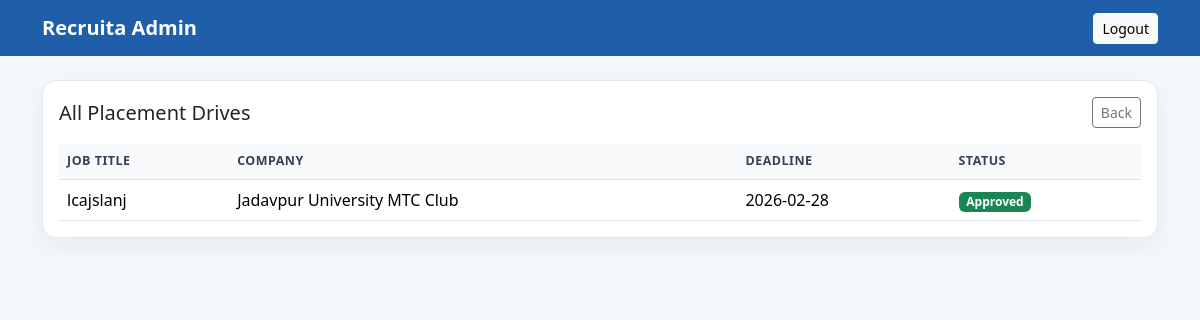
The app's page /admin/drives (signed in), older data.
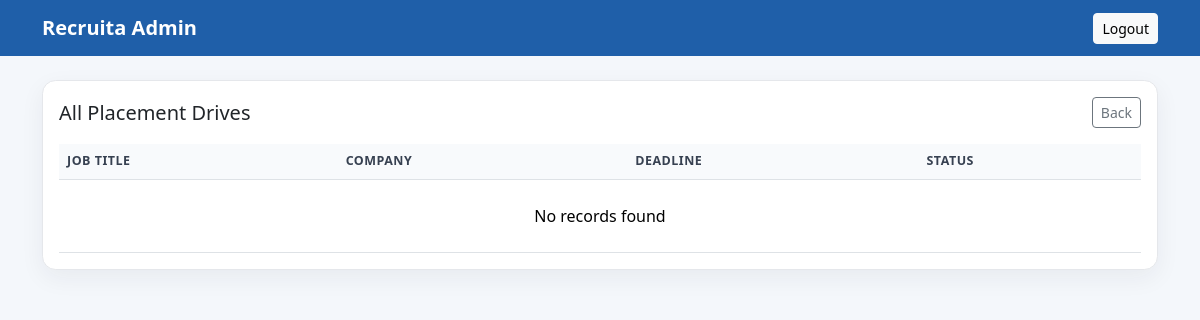
The same page, newer data.
### tables this page shows
CREATE TABLE placement_drives (
                        drive_id INTEGER PRIMARY KEY AUTOINCREMENT,
                        company_id INTEGER NOT NULL,
                        job_title TEXT NOT NULL,
                        job_description TEXT NOT NULL,
                        eligibility_criteria TEXT NOT NULL,
                        application_deadline TEXT NOT NULL,
                        drive_status TEXT NOT NULL DEFAULT 'Pending'
                              CHECK(drive_status IN ('Pending', 'Approved', 'Closed')),
                        FOREIGN KEY (company_id) REFERENCES companies(company_id)
                  );

CREATE TABLE companies (
                        company_id INTEGER PRIMARY KEY AUTOINCREMENT,
                        company_name TEXT NOT NULL,
                        website TEXT NOT NULL DEFAULT '',
                        hr_name TEXT NOT NULL,
                        phone TEXT NOT NULL DEFAULT '',
                        email TEXT NOT NULL UNIQUE,
                        password_hash TEXT NOT NULL DEFAULT '',
                        approval_status TEXT NOT NULL DEFAULT 'Pending'
                              CHECK(approval_status IN ('Pending', 'Approved', 'Rejected')),
                        is_active INTEGER NOT NULL DEFAULT 1
                  );

### routes/admin_routes.py (the view)
      @app.route("/admin/drives")
      @require_admin_role
      def admin_drives():
            return render_template(
                  "admin/admin_drives.html",
                  all_placement_drives=fetch_all_drives_for_admin_panel(),
            )

### database.py (called while the page is built)
def connect_recruita_database():
      recruita_db_connection = sqlite3.connect(DATABASE_PATH)
      recruita_db_connection.row_factory = sqlite3.Row
      recruita_db_connection.execute("PRAGMA foreign_keys = ON")
      return recruita_db_connection

### models/admin_models.py (called while the page is built)
def fetch_all_drives_for_admin_panel():
      recruita_db_connection = connect_recruita_database()
      try:
            return recruita_db_connection.execute(
                  """
                  SELECT d.drive_id, d.job_title, d.application_deadline, d.drive_status, c.company_name
                  FROM placement_drives d
                  JOIN companies c ON c.company_id = d.company_id
                  ORDER BY d.drive_id DESC
                  """
            ).fetchall()
      finally:
            recruita_db_connection.close()

### models/auth_models.py (called while the page is built)
def require_admin_role(view_function):
      @wraps(view_function)
      def admin_guard(*args, **kwargs):
            if session.get("user_role") != "admin":
                  abort(403)
            return view_function(*args, **kwargs)
      return admin_guard

### templates/admin/admin_drives.html (shortened to what this page needs)
<!doctype html>
<html lang="en">
<head>
   <link href="https://cdn.jsdelivr.net/npm/bootstrap@5.3.3/dist/css/bootstrap.min.css" rel="stylesheet">
</head>
<body>
   <nav class="navbar navbar-dark portal-navbar sticky-top">
      <div class="container">
         <span class="navbar-brand fw-semibold">Recruita Admin</span>
         <form action="{{ url_for('logout') }}" method="post">
            <button class="btn btn-light btn-sm" type="submit">Logout</button>
         </form>
      </div>
   </nav>
   <main class="container py-4">
      <section class="card mb-4">
         <div class="card-body">
            <div class="d-flex justify-content-between align-items-center mb-3">
               <h1 class="h5 mb-0">All Placement Drives</h1>
               <a href="{{ url_for('admin_dashboard') }}" class="btn btn-outline-secondary btn-sm">Back</a>
            </div>
            <div class="table-responsive">
               <table class="table align-middle mb-0">
                  <thead>
                     <tr>
                        <th>Job Title</th>
                        <th>Company</th>
                        <th>Deadline</th>
                        <th>Status</th>
                     </tr>
                  </thead>
                  <tbody>
                     {% for drive in all_placement_drives %}
                     <tr>
                        <td>{{ drive.job_title }}</td>
                        <td>{{ drive.company_name }}</td>
                        <td>{{ drive.application_deadline }}</td>
                        <td>
                           {% if drive.drive_status == 'Approved' %}
                           <span class="badge text-bg-success">Approved</span>
                           {% elif drive.drive_status == 'Pending' %}
                           <span class="badge text-bg-warning">Pending</span>
                           {% else %}
                           <span class="badge text-bg-danger">Closed</span>
                           {% endif %}
                        </td>
                     </tr>
                     {% else %}
                     <tr>
                        <td colspan="4" class="text-center text-muted-soft py-4">No records found</td>
                     </tr>
                     {% endfor %}
                  </tbody>
               </table>
            </div>
         </div>
      </section>
   </main>
</body>
</html>

Row changes from the older to the newer data that the page shows:
removed placement_drives: job_title "lcajslanj", company_name "Jadavpur University MTC Club", application_deadline "2026-02-28", drive_status "Approved"
Text that changed along with them:
text now shown: "No records found"
